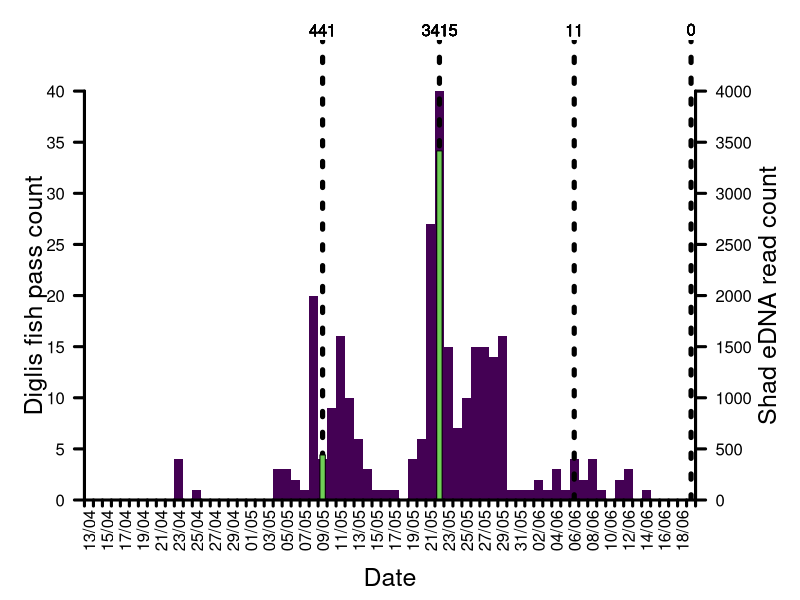

This chart was generated by the following R code:
# ==============================================================================

# Title: "Diglis Fish Pass Plot"
# Author: "Graham Sellers"
# Date: "19 April 2024"

# ==============================================================================

# read in the data:
dat = read.csv('data/Diglis_Counts_2023.tsv', header = T, sep = '\t', stringsAsFactors = F)

# get position of every other entry:
pos = seq(1, nrow(dat), 2)
# make the list of relevant dates:
dates = sub('/2023', '', dat$Date[pos])

# get entries with DNA reads:
dna = dat[!is.na(dat$Sabrina_eDNA_reads),]  # not NAs but actual numbers!
xpos = as.numeric(rownames(dna)) - 0.5  # nudge the plotting position

# ==============================================================================

# PLOT THE PLOT:

png('output/shad_fish_pass.png', width = 1920, height = 1080, units = 'px', pointsize = 30)

par(mar = c(5,3,2,4))

barp = barplot(dat$Shad,
        col = '#440154',
        border = NA,
        las = 1,
        space = 0,
        xpd = F,
        axes = F,
        ylim = c(0, 45))

# vertical lines and rects for reads:
abline(v = xpos, lty = 3, lwd = 5)
rect(xpos - 0.3, rep(0, length(xpos)), xpos + 0.3, dna$Sabrina_eDNA_reads/100, col = '#70cf57', xpd = T)

# 3 axes added:
axis(side = 1, at = seq(0, length(barp)), labels = NA, tcl = -0.3, pos = 0, lwd = 3)
axis(side = 2, at = seq(0, 40, 5), labels = seq(0, 40, 5), tcl = -0.5, pos = 0, las = 1, lwd = 3)
axis(side = 4, at = seq(0, 40, 5), labels = seq(0, 40, 5)*100, tcl = -0.5, pos = length(barp), las = 1, lwd = 3)

# dates for x axis:
text(barp[pos], rep(-3, length(pos)), labels = dates, srt = 90, cex = 1, xpd = T)
# dna read counts per sample:
text(xpos, rep(46, length(pos)), labels = dna$Sabrina_eDNA_reads, cex = 1, xpd = T)

# axis labels:
mtext('Diglis fish pass count', side = 2, at = 20, line = 0.7, cex = 1.5)
mtext('Shad eDNA read count', side = 4, at = 20, line = 2, cex = 1.5)
mtext('Date', side = 1, line = 3.5, cex = 1.5)

dev.off()


